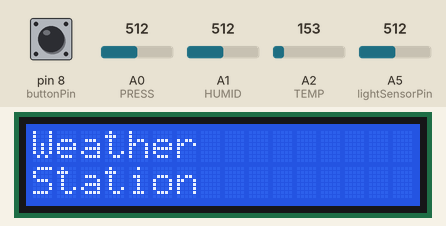
This sketch was run on a simulated Arduino Uno, built with avr-gcc and run on an emulated ATmega328P. Parts: 16×2 character LCD. The test bench sets the inputs (shaded band); at power-on: pin 8 (buttonPin) LOW, A2 (TEMP) = 153, A0 (PRESS) = 512, A1 (HUMID) = 512, A5 (lightSensorPin) = 512. What the sketch prints to the serial monitor is not drawn.

Above: at 1.2 s.
1.3 s: pin 8 (buttonPin) pulled HIGH for 0.15 s
At 2.7 s:
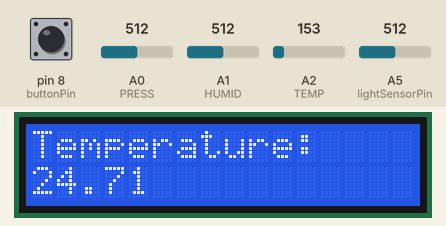
3.0 s: A2 (TEMP) set to 165
At 3.6 s:
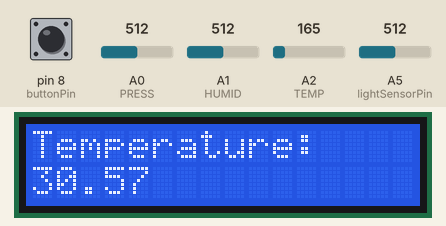
4.7 s: A2 (TEMP) set to 175
At 6.1 s:
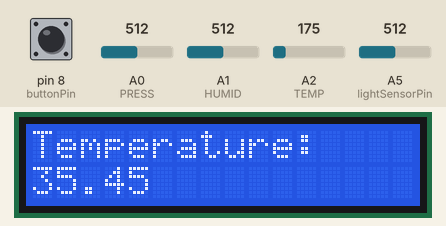
6.4 s: A2 (TEMP) set to 191
At 7.2 s:
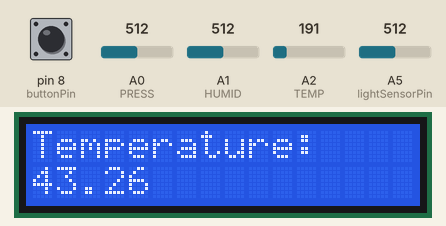
8.0 s: pin 8 (buttonPin) pulsed HIGH 5 times (0.12 s each, 0.3 s apart)
At 9.6 s:
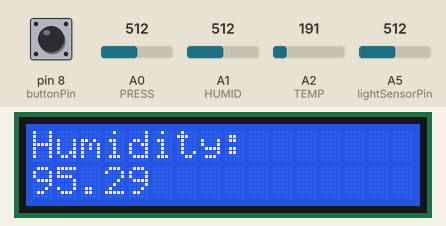
11.0 s: pin 8 (buttonPin) pulled HIGH for 1 s
At 13.0 s:
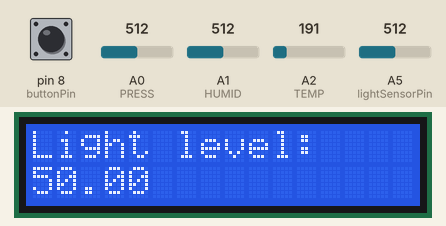
Timing chart, 0 to 14.5 s (numbered marks = the images above; inputs shaded):
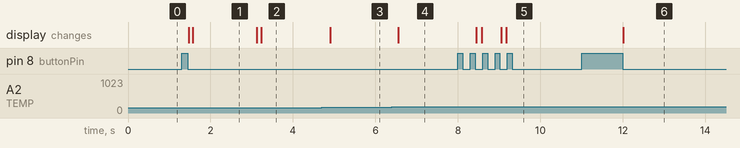

Measured:
- after the input at 1.3 s, the display: first changes after 0.17 s (image 1 shows a later state)
- after the input at 3.0 s, the display: first changes after 0.13 s (image 2 shows a later state)
- after the input at 4.7 s, the display: changes after 0.20 s (image 3)
- after the input at 6.4 s, the display: changes after 0.16 s (image 4)
- after the input at 8.0 s, the display: first changes after 0.45 s (image 5 shows a later state)
- after the input at 11.0 s, the display: changes after 1.0 s (image 6)

The sketch:

WeatherStation.ino
```cpp
#include <LiquidCrystal.h>
#define STABILITY_DELAY 100

// initialize the library by associating any needed LCD interface pin
// with the arduino pin number it is connected to
const int rs = 7, en = 6, d4 = 5, d5 = 4, d6 = 3, d7 = 2;
LiquidCrystal lcd(rs, en, d4, d5, d6, d7);


//used pins
const int buttonPin = 8;

const int lightSensorPin = A5;

void setup() {
  //beginning lcd output
  lcd.begin(16, 2);

  //beginning serial communication with pc
  Serial.begin(9600);

  //setting pin modes
  pinMode(buttonPin, INPUT);
  pinMode(lightSensorPin, INPUT);


}

void loop() {
  lcd.clear();
  lcd.write("Weather");
  lcd.setCursor(0, 1);
  lcd.write("Station");
  waitForBumpedButton();
  displayTemperature();
  waitForBumpedButton();
  displayPressure();
  waitForBumpedButton();
  displayHumidity();
  waitForBumpedButton();
  displayLightLevel();
  waitForBumpedButton();


}

/*
 * Displays temperature on LCD
 */
void displayTemperature() {
  int prevState = digitalRead(buttonPin);
  int butState = 0;
  lcd.clear();
  lcd.print("Temperature:");
  while((butState = digitalRead(buttonPin)) == prevState) {
    float temp = readTemp();
    lcd.setCursor(0, 1);
    lcd.print(temp);
    Serial.print("Temperature: ");
    Serial.println(temp);
    prevState = butState;
  }

  waitForButtonStateChanged();

}

/*
 * Displays pressure on LCD
 */
void displayPressure() {
  int prevState = digitalRead(buttonPin);
  int butState = 0;
  lcd.clear();
  lcd.print("Pressure:");
  while((butState = digitalRead(buttonPin)) == prevState) {
    float pres = readPressure();
    lcd.setCursor(0, 1);
    lcd.print(pres);
    Serial.print("Pressure: ");
    Serial.println(pres);
    prevState = butState;
  }

  waitForButtonStateChanged();

}

/*
 * Displays humidity on LCD
 */
void displayHumidity() {
  int prevState = digitalRead(buttonPin);
  int butState = 0;
  lcd.clear();
  lcd.print("Humidity:");
  while((butState = digitalRead(buttonPin)) == prevState) {
    float humid = readHUMID();
    lcd.setCursor(0, 1);
    lcd.print(humid);
    Serial.print("Humidity: ");
    Serial.println(humid);
    prevState = butState;
  }

  waitForButtonStateChanged();
}

/*
 * Displays light level on LCD
 */
void displayLightLevel() {
  int prevState = digitalRead(buttonPin);
  int butState = 0;
  lcd.clear();
  lcd.print("Light level:");
  while((butState = digitalRead(buttonPin)) == prevState) {
    float ll = readLightSensorConstrained();
    lcd.setCursor(0, 1);
    lcd.print(ll);
    Serial.print("Light level: ");
    Serial.println(ll);
    prevState = butState;
  }

  waitForButtonStateChanged();
}
```

METEO__SHIELD.ino
```cpp
#define TEMP 2      //TEMPERATURE ACQUISITION ON ANALOG PIN 2
#define HUMID 1      //HUMIDITY ACQUISITION ON ANALOG PIN 1
#define PRESS 0     //PRESSURE ACQUISITION ON ANALOG PIN 0
float val = 0.0;
float T= 0.0;
double humidity = 0.0;
double RH = 0.0;
double RHout = 0.0;
double UM = 0.0;
double Pascal=0.0;
double PS=0.0;
double P=0.0;
float VADC= 5;
int DPR = 0;
int RHCORR = 0;
int PCORR = 0;
int TCORR= 0;
double PRINT_T = 0;
double PRINT_U = 0;
double PRINT_P = 0 ;
byte degree[8] = { //  CHARACTER "°C" DEFINITION
  B10111,
  B01000,
  B10000,
  B10000,
  B10000,
  B01000,
  B00111,
};


float readTemp() {
  double nread = 100.0;          // NUMBER OF READINGS
  double sum = 0.0;
  for (int i=0; i<nread; i++)
  {
    val = analogRead(TEMP);
    T = (((VADC/1024.0*val)-0.5)* 100)+TCORR;   //TEMPERATURE
    sum += T;
  }
  delay(100);
  return (sum/nread);
}

double readHUMID(){
  double nread = 100.0;          // NUMBER OF READINGS
  double sum = 0.0;
  for (int i=0; i<nread; i++)
  {
    UM = analogRead( HUMID );
    RHout=(((UM*VADC/1024.0/3.3)-0.1515)/0.00636)+RHCORR;    //HUMIDITY
    sum += RHout;
  }
  delay(100);
  return  ( sum / nread );
}

float readPressure(){
  double nread = 100.0;           // NUMBER OF READINGS
  double sum = 0.0;
  for (int i=0; i<nread; i++)
  {
    Pascal=analogRead(PRESS);
    P=(((Pascal*VADC/1024)/VADC+0.095)/0.009)*10+DPR+PCORR;  //PRESSURE TRANSFERT FUNCTION
    sum += P;
  }
  delay(100);
  return  ( sum / nread );
}
```

Using_Buttons.ino
```cpp
//used pins

#define DEBOUNCE_DELAY 10


/*
 * Keeps the program waiting until the state of a button has changed
 */
void waitForButtonStateChanged() {
  int prevState = digitalRead(buttonPin);
  int butState = 0;
  while((butState = digitalRead(buttonPin)) == prevState) {
    prevState = butState;
  }
}

/*
 * Keep the program waiting until a button is bumped
 */
void waitForBumpedButton() {
  //the button state has to change for two times
  waitForButtonStateChanged();
  //debounce delay
  delay(DEBOUNCE_DELAY);
  waitForButtonStateChanged();
}
```

Using_LightSensor.ino
```cpp
/*
 * Reads the value of the light sensor, mapped and constrained in a value between 0 and 100
 */

 int readLightSensorConstrained() {
  int readValue = analogRead(lightSensorPin);
  int parseValue = map(readValue, 0, 1023, 0, 100);
  return constrain(parseValue, 0, 100);
 }
```
